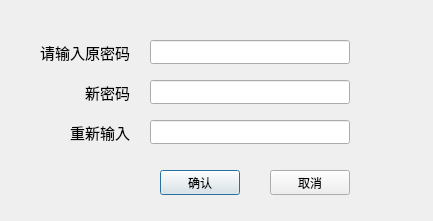
<?xml version="1.0" encoding="UTF-8"?>
<ui version="4.0">
 <class>PwdDlg</class>
 <widget class="QDialog" name="PwdDlg">
  <property name="geometry">
   <rect>
    <x>0</x>
    <y>0</y>
    <width>433</width>
    <height>221</height>
   </rect>
  </property>
  <property name="windowTitle">
   <string>Dialog</string>
  </property>
  <widget class="QLineEdit" name="pw1LineEdit">
   <property name="geometry">
    <rect>
     <x>150</x>
     <y>40</y>
     <width>200</width>
     <height>24</height>
    </rect>
   </property>
   <property name="echoMode">
    <enum>QLineEdit::Password</enum>
   </property>
  </widget>
  <widget class="QLabel" name="label">
   <property name="geometry">
    <rect>
     <x>30</x>
     <y>40</y>
     <width>100</width>
     <height>24</height>
    </rect>
   </property>
   <property name="font">
    <font>
     <pointsize>11</pointsize>
    </font>
   </property>
   <property name="text">
    <string>请输入原密码</string>
   </property>
   <property name="alignment">
    <set>Qt::AlignRight|Qt::AlignTrailing|Qt::AlignVCenter</set>
   </property>
  </widget>
  <widget class="QLineEdit" name="pw2LineEdit">
   <property name="geometry">
    <rect>
     <x>150</x>
     <y>80</y>
     <width>200</width>
     <height>24</height>
    </rect>
   </property>
   <property name="echoMode">
    <enum>QLineEdit::Password</enum>
   </property>
  </widget>
  <widget class="QLabel" name="label_2">
   <property name="geometry">
    <rect>
     <x>30</x>
     <y>80</y>
     <width>100</width>
     <height>24</height>
    </rect>
   </property>
   <property name="font">
    <font>
     <pointsize>11</pointsize>
    </font>
   </property>
   <property name="text">
    <string>新密码</string>
   </property>
   <property name="alignment">
    <set>Qt::AlignRight|Qt::AlignTrailing|Qt::AlignVCenter</set>
   </property>
  </widget>
  <widget class="QLineEdit" name="pw3LineEdit">
   <property name="geometry">
    <rect>
     <x>150</x>
     <y>120</y>
     <width>200</width>
     <height>24</height>
    </rect>
   </property>
   <property name="echoMode">
    <enum>QLineEdit::Password</enum>
   </property>
  </widget>
  <widget class="QLabel" name="label_3">
   <property name="geometry">
    <rect>
     <x>19</x>
     <y>120</y>
     <width>111</width>
     <height>24</height>
    </rect>
   </property>
   <property name="font">
    <font>
     <pointsize>11</pointsize>
    </font>
   </property>
   <property name="text">
    <string>重新输入</string>
   </property>
   <property name="alignment">
    <set>Qt::AlignRight|Qt::AlignTrailing|Qt::AlignVCenter</set>
   </property>
  </widget>
  <widget class="QPushButton" name="okBtn">
   <property name="geometry">
    <rect>
     <x>160</x>
     <y>170</y>
     <width>80</width>
     <height>25</height>
    </rect>
   </property>
   <property name="text">
    <string>确认</string>
   </property>
  </widget>
  <widget class="QPushButton" name="cancelBtn">
   <property name="geometry">
    <rect>
     <x>270</x>
     <y>170</y>
     <width>80</width>
     <height>25</height>
    </rect>
   </property>
   <property name="text">
    <string>取消</string>
   </property>
  </widget>
 </widget>
 <resources/>
 <connections>
  <connection>
   <sender>cancelBtn</sender>
   <signal>clicked()</signal>
   <receiver>PwdDlg</receiver>
   <slot>close()</slot>
   <hints>
    <hint type="sourcelabel">
     <x>318</x>
     <y>182</y>
    </hint>
    <hint type="destinationlabel">
     <x>360</x>
     <y>174</y>
    </hint>
   </hints>
  </connection>
 </connections>
</ui>
